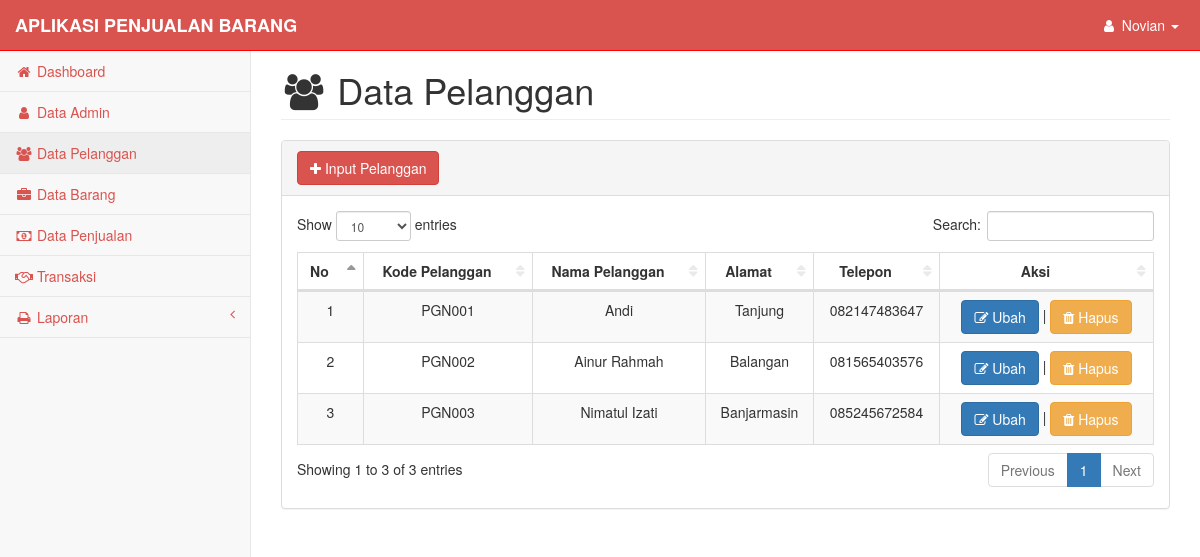
Screenshot of /pages/pelanggan.php (signed in) with the database file from the repository.
### tables this page shows
CREATE TABLE `pelanggan` (
  `kode_pelanggan` varchar(50) NOT NULL,
  `nama_pelanggan` varchar(100) NOT NULL,
  `alamat` varchar(200) NOT NULL,
  `telepon` varchar(50) NOT NULL
);

### pages/functions.php (called while the page is built, shortened)
<?php
$koneksi = mysqli_connect("localhost", "root", "", "penjualan");
function query ($query) {
	global $koneksi;
	$result = mysqli_query ($koneksi, $query);
	$rows = [];
	while ( $row = mysqli_fetch_assoc ($result)) {
		$rows [] = $row;
	}
	return $rows;
}
?>

### pages/pelanggan.php (the view, shortened to what this page needs)
<?php
require 'functions.php';
$pelanggan = query("SELECT * FROM pelanggan");
$nama_admin = query("SELECT * FROM admin WHERE kode_admin = '$_SESSION[kode_admin]' ");
?>
<!DOCTYPE html>
<html lang="en">
    <head>
        <link href="../css/bootstrap.min.css" rel="stylesheet">
        <link href="../css/metisMenu.min.css" rel="stylesheet">
        <link href="../css/dataTables/dataTables.bootstrap.css" rel="stylesheet">
        <link href="../css/dataTables/dataTables.responsive.css" rel="stylesheet">
        <link href="../css/startmin.css" rel="stylesheet">
        <link href="../css/font-awesome.min.css" rel="stylesheet" type="text/css">
    </head>
    <body>
           <div id="wrapper">
            <nav class="navbar navbar-inverse navbar-fixed-top" role="navigation" >
                <div class="navbar-header">
                    <a class="navbar-brand" style="color:white;" href="#">APLIKASI PENJUALAN BARANG</a>
                </div>
                <ul class="nav navbar-right navbar-top-links">
                    <li class="dropdown">
                        <a class="dropdown-toggle" data-toggle="dropdown" href="#" style="color:white;">
                            <i class="fa fa-user fa-fw"></i>
                            <?php foreach ($nama_admin as $row) : ?>
                                <?php echo $row["nama_admin"]; ?>
                            <?php endforeach; ?>
                            <b class="caret"></b>
                        </a>
                    </li>
                </ul>
                <div class="navbar-default sidebar" role="navigation">
                    <div class="sidebar-nav navbar-collapse">
                        <ul class="nav" id="side-menu">
                            <li>
                                <a href="index.php"><i class="fa fa-home fa-fw"></i> Dashboard</a>
                            </li>
                            <li>
                                <a href="admin.php"><i class="fa fa-user fa-fw"></i> Data Admin</a>
                            </li>
                            <li>
                                <a href="pelanggan.php"><i class="fa fa-users fa-fw"></i> Data Pelanggan</a>
                            </li>
                            <li>
                                <a href="barang.php"><i class="fa fa-briefcase fa-fw"></i> Data Barang</a>
                            </li>
                            <li>
                                <a href="penjualan.php"><i class="fa fa-money fa-fw"></i> Data Penjualan</a>
                            </li>
                            <li>
                                <a href="transaksi.php"><i class="fa fa-handshake-o fa-fw"></i> Transaksi</a>
                            </li>
                            <li>
                                <a href="#"><i class="fa fa-print fa-fw"></i> Laporan<span class="fa arrow"></span></a>
                            </li>
                        </ul>
                    </div>
                </div>
            </nav>
            <div id="page-wrapper">
                <div class="container-fluid">
                    <div class="row">
                        <div class="col-lg-12">
                            <h1 class="page-header"><i class="fa fa-users fa-fw"></i> Data Pelanggan</h1>
                        </div>
                    </div>
                    <div class="row">
                        <div class="col-lg-12">
                            <div class="panel panel-default">
                                <div class="panel-heading">
                                    <a href="pelanggan_input.php"><button type="button" class="btn btn-danger"><i class="fa fa-plus"></i> Input Pelanggan</button></a>
                                </div>
                                <div class="panel-body">
                                    <div class="table-responsive">
                                        <table class="table table-striped table-bordered table-hover" id="dataTables-example">
                                            <thead>
                                                <tr>
                                                    <th><div align="center">No</div></th>
                                                    <th><div align="center">Kode Pelanggan</div></th>
                                                    <th><div align="center">Nama Pelanggan</div></th>
                                                    <th><div align="center">Alamat</div></th>
                                                    <th><div align="center">Telepon</div></th>
                                                    <th><div align="center">Aksi</div></th>
                                                </tr>
                                            </thead>
                                            <?php $i = 1; ?>
                                            <?php foreach ($pelanggan as $row) : ?>
                                            <tr>
                                                <td align="center"><?php echo $i; ?></td>
                                                <td align="center"><?php echo $row["kode_pelanggan"]; ?></td>
                                                <td align="center"><?php echo $row["nama_pelanggan"]; ?></td>
                                                <td align="center"><?php echo $row["alamat"]; ?></td>
                                                <td align="center"><?php echo $row["telepon"]; ?></td>
                                                <td align="center">
                                                        <a style="text-decoration: none; color: white;" href="pelanggan_ubah.php?kode_pelanggan=<?php echo $row["kode_pelanggan"]; ?>">
                                                        <button class="btn btn-primary">
                                                            <i class="fa fa-edit"></i> Ubah
                                                        </button>
                                                        </a>
                                                        |
                                                        <a style="text-decoration: none; color: white;" href="pelanggan_hapus.php?kode_pelanggan=<?php echo $row["kode_pelanggan"]; ?>" onclick="return confirm('Hapus data pelanggan');" >
                                                        <button class="btn btn-warning">
                                                            <i class="fa fa-trash"></i> Hapus
                                                        </button>
                                                        </a>
                                                </td>
                                            </tr>
                                            <?php $i++; ?>
                                            <?php endforeach; ?>
                                        </table>
                                    </div>
                                </div>
                  </div>
            </div>
    </body>
</html>

### css/startmin.css (style rules this page uses)
body { background-color: #f8f8f8; }
#wrapper { width: 100%; }
#page-wrapper { padding-top: 30px; min-height: 568px; background-color: #fff; }
@media (min-width:768px) { #page-wrapper { position: inherit; margin-left: 250px; padding: 30px 15px 0 15px; border-left: 1px solid #e7e7e7; } }
.navbar-header { float: left; }
.navbar-right { text-align: right; }
.navbar-top-links { margin: 0; }
.navbar-top-links li { display: inline-block; }
.navbar-top-links li:last-child { margin-right: 6px; }
.navbar-top-links li a { padding: 15px; min-height: 50px; }
.navbar-top-links>li>a { color: #999; }
.sidebar .sidebar-nav.navbar-collapse { padding-right: 0; padding-left: 0; }
.sidebar ul li { border-bottom: 1px solid #e7e7e7; }
.sidebar ul li a.active { background-color: #eee; }
.sidebar .arrow { float: right; }
.sidebar .fa.arrow:before { content: "\f104"; }
@media (min-width:768px) { .sidebar { z-index: 1; position: absolute; width: 250px; margin-top: 51px; } }
table.dataTable thead .sorting, table.dataTable thead .sorting_asc, table.dataTable thead .sorting_desc, table.dataTable thead .sorting_asc_disabled, table.dataTable thead .sorting_desc_disabled { background: 0 0; }
table.dataTable thead .sorting_asc:after { content: "\f0de"; float: right; font-family: fontawesome; }
table.dataTable thead .sorting:after { content: "\f0dc"; float: right; font-family: fontawesome; color: rgba(50,50,50,.5); }

### pages/pelanggan.php (style rules this page uses)
.navbar-inverse { background-color: #d9534f; border-color: red; }
li a { color: #d9534f; text-decoration: none; }
.navbar-header a { font-weight: bold; }

### rows the page displays
pelanggan: kode_pelanggan "PGN001", nama_pelanggan "Andi", alamat "Tanjung", telepon "082147483647"
pelanggan: kode_pelanggan "PGN002", nama_pelanggan "Ainur Rahmah", alamat "Balangan", telepon "081565403576"
pelanggan: kode_pelanggan "PGN003", nama_pelanggan "Nimatul Izati", alamat "Banjarmasin", telepon "085245672584"

### other values shown
$row["nama_admin"] "Novian"
